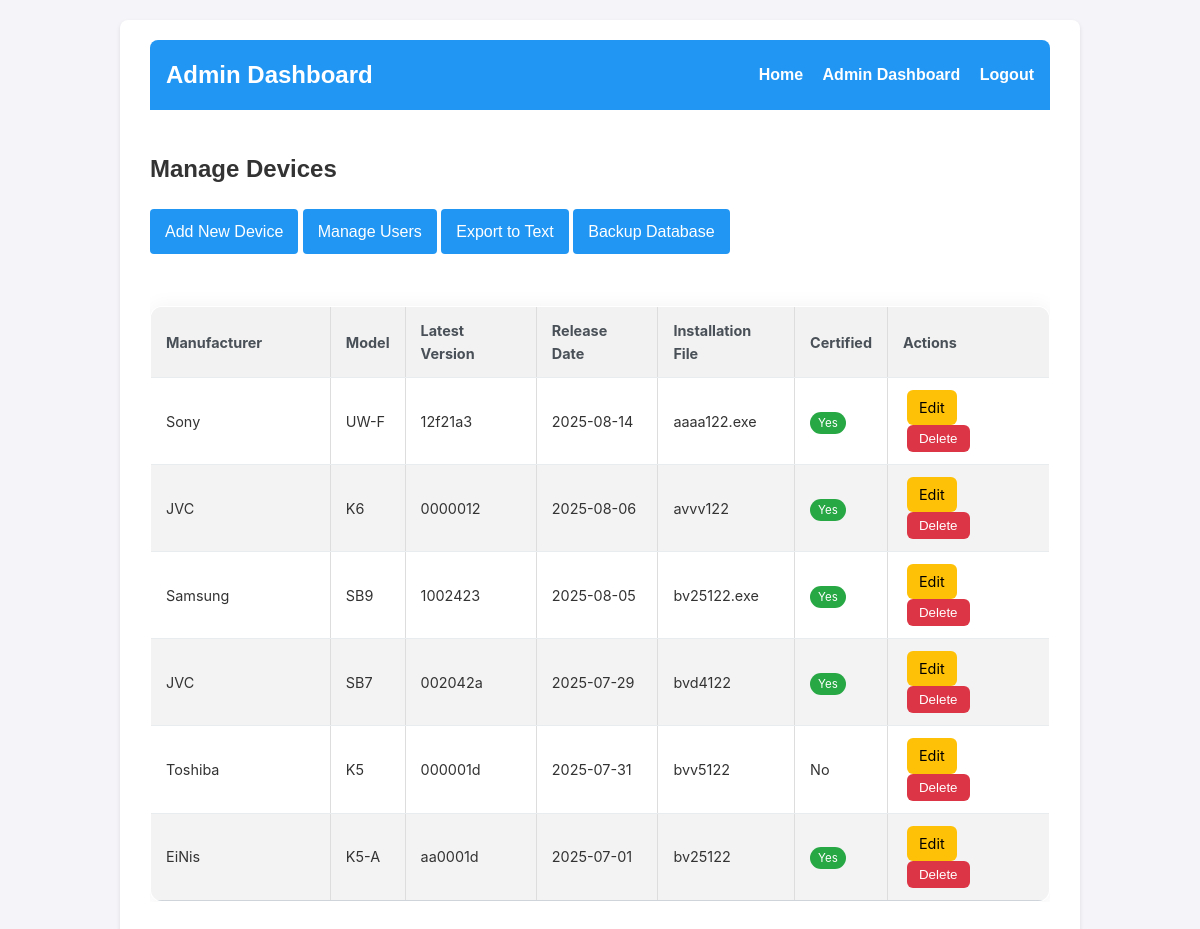
The page /admin (signed in) on the database its author committed.
### app.py (models this page shows)
class Device(db.Model):
    id = db.Column(db.Integer, primary_key=True)
    manufacturer = db.Column(db.String(100), nullable=False)
    model = db.Column(db.String(100), unique=True, nullable=False)
    latest_firmware_version = db.Column(db.String(50), nullable=False)
    latest_firmware_date = db.Column(db.DateTime, nullable=False, default=datetime.utcnow)
    is_certified = db.Column(db.Boolean, default=False)
    installation_file_title = db.Column(db.String(200), nullable=True)

### app.py (the view)
@app.route("/admin")
@admin_required
def admin_dashboard():
    devices = Device.query.all()
    return render_template('admin_dashboard.html', devices=devices)

### app.py (called while the page is built)
@login_manager.user_loader
def load_user(user_id):
    return User.query.get(int(user_id))

@app.after_request
def add_no_cache_headers(response):
    response.headers['Cache-Control'] = 'no-cache, no-store, must-revalidate'
    response.headers['Pragma'] = 'no-cache'
    response.headers['Expires'] = '0'
    return response

def admin_required(f):
    @wraps(f)
    def decorated_function(*args, **kwargs):
        if not current_user.is_authenticated or current_user.role != 'admin':
            return "Unauthorized Access", 403
        return f(*args, **kwargs)
    return decorated_function

### templates/admin_dashboard.html (shortened to what this page needs)
<!DOCTYPE html>
<html lang="en">
<head>
    <link rel="stylesheet" href="{{ url_for('static', filename='css/main.css') }}">
</head>
<body>
    <div class="container">
        <header>
            <h1>Admin Dashboard</h1>
            <nav>
                <a href="{{ url_for('index') }}">Home</a>
                <a href="{{ url_for('admin_dashboard') }}">Admin Dashboard</a>
                <a href="{{ url_for('logout') }}">Logout</a>
            </nav>
        </header>
        <main>
            <h2>Manage Devices</h2>
            <div class="actions">
                <a href="{{ url_for('add_device') }}" class="btn btn-primary">Add New Device</a>
                <a href="{{ url_for('user_management') }}" class="btn btn-primary">Manage Users</a>
                <a href="{{ url_for('export_firmware_text') }}" class="btn btn-secondary">Export to Text</a>
                <a href="{{ url_for('backup_database') }}" class="btn btn-secondary">Backup Database</a>
            </div>
            <div class="table-container">
                <table class="device-table">
                    <thead>
                        <tr>
                            <th>Manufacturer</th>
                            <th>Model</th>
                            <th>Latest Version</th>
                            <th>Release Date</th>
                            <th>Installation File</th>
                            <th>Certified</th>
                            <th>Actions</th>
                        </tr>
                    </thead>
                    <tbody>
                        {% for device in devices %}
                            <tr>
                                <td>{{ device.manufacturer }}</td>
                                <td>{{ device.model }}</td>
                                <td>{{ device.latest_firmware_version }}</td>
                                <td>{{ device.latest_firmware_date.strftime('%Y-%m-%d') }}</td>
                                <td>{{ device.installation_file_title }}</td>
                                <td>
                                    {% if device.is_certified %}
                                        <span class="status-certified">Yes</span>
                                    {% else %}
                                        No
                                    {% endif %}
                                </td>
                                <td class="action-buttons">
                                    <a href="{{ url_for('update_device', device_id=device.id) }}" class="btn btn-warning">Edit</a>
                                    <form action="{{ url_for('delete_device', device_id=device.id) }}" method="post" onsubmit="return confirm('Are you sure you want to delete this device?');">
                                        <button type="submit" class="btn btn-danger">Delete</button>
                                    </form>
                                </td>
                            </tr>
                        {% endfor %}
                    </tbody>
                </table>
            </div>
        </main>
    </div>
</body>
</html>

### static/css/main.css (style rules this page uses)
body { font-family: Arial, sans-serif; background-color: #f4f4f9; color: #333; margin: 0; padding: 0; line-height: 1.6; }
.container { max-width: 900px; margin: 20px auto; background: #fff; padding: 20px 30px; border-radius: 8px; box-shadow: 0 2px 4px rgba(0, 0, 0, 0.1); }
header { background-color: #2196F3; color: white; padding: 1rem; border-radius: 8px 8px 0 0; display: flex; justify-content: space-between; align-items: center; }
header h1 { margin: 0; font-size: 1.5rem; }
header nav a { color: white; text-decoration: none; margin-left: 15px; font-weight: bold; }
main { padding: 20px 0; }
.btn { display: inline-block; background-color: #2196F3; color: white; padding: 10px 15px; border: none; border-radius: 4px; cursor: pointer; text-decoration: none; text-align: center; }
.btn-danger { background-color: #f44336; }
.table-container { overflow-x: auto; margin-top: 20px; }
table { width: 100%; border-collapse: collapse; margin-top: 20px; }
table, th, td { border: 1px solid #ddd; }
th, td { padding: 12px; text-align: left; }
th { background-color: #f2f2f2; }
table th:first-child, table td:first-child { width: 20%; min-width: 120px; }

### templates/admin_dashboard.html (style rules this page uses)
.table-container { width: 100%; overflow-x: auto; margin-top: 2rem; }
.device-table { width: 100%; border-collapse: collapse; font-size: 0.9em; font-family: 'Inter', sans-serif; min-width: 400px; box-shadow: 0 0 20px rgba(0, 0, 0, 0.05); border-radius: 12px; overflow: hidden; }
.device-table thead tr { background-color: #f8f9fa; color: #495057; text-align: left; font-weight: bold; }
.device-table th, .device-table td { padding: 12px 15px; border-bottom: 1px solid #e9ecef; }
.device-table tbody tr { border-bottom: 1px solid #e9ecef; }
.device-table tbody tr:nth-of-type(even) { background-color: #f3f3f3; }
.device-table tbody tr:last-of-type { border-bottom: 2px solid #ced4da; }
.action-buttons form { display: inline; }
.action-buttons .btn { padding: 6px 12px; margin: 0 4px; border-radius: 6px; }
.btn-warning { background-color: #ffc107; color: black; }
.btn-danger { background-color: #dc3545; color: white; }
.status-certified { background-color: #28a745; color: white; padding: 4px 8px; border-radius: 12px; font-size: 0.8em; }

### rows shown on the page
Device: manufacturer "Sony", model "UW-F", latest_firmware_version "12f21a3", latest_firmware_date "2025-08-14", installation_file_title "aaaa122.exe", is_certified "Yes"
Device: manufacturer "JVC", model "K6", latest_firmware_version "0000012", latest_firmware_date "2025-08-06", installation_file_title "avvv122", is_certified "Yes"
Device: manufacturer "Samsung", model "SB9", latest_firmware_version "1002423", latest_firmware_date "2025-08-05", installation_file_title "bv25122.exe", is_certified "Yes"
Device: manufacturer "JVC", model "SB7", latest_firmware_version "002042a", latest_firmware_date "2025-07-29", installation_file_title "bvd4122", is_certified "Yes"
Device: manufacturer "Toshiba", model "K5", latest_firmware_version "000001d", latest_firmware_date "2025-07-31", installation_file_title "bvv5122", is_certified "No"
Device: manufacturer "EiNis", model "K5-A", latest_firmware_version "aa0001d", latest_firmware_date "2025-07-01", installation_file_title "bv25122", is_certified "Yes"
